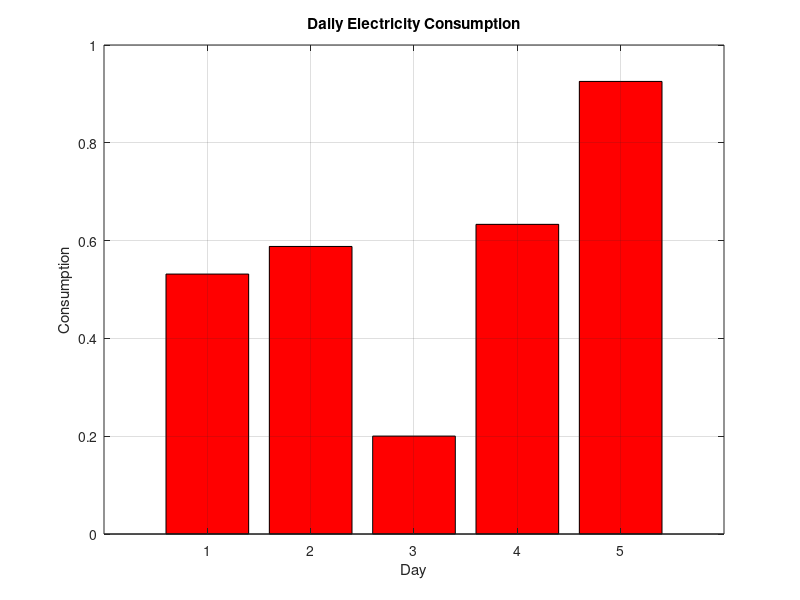
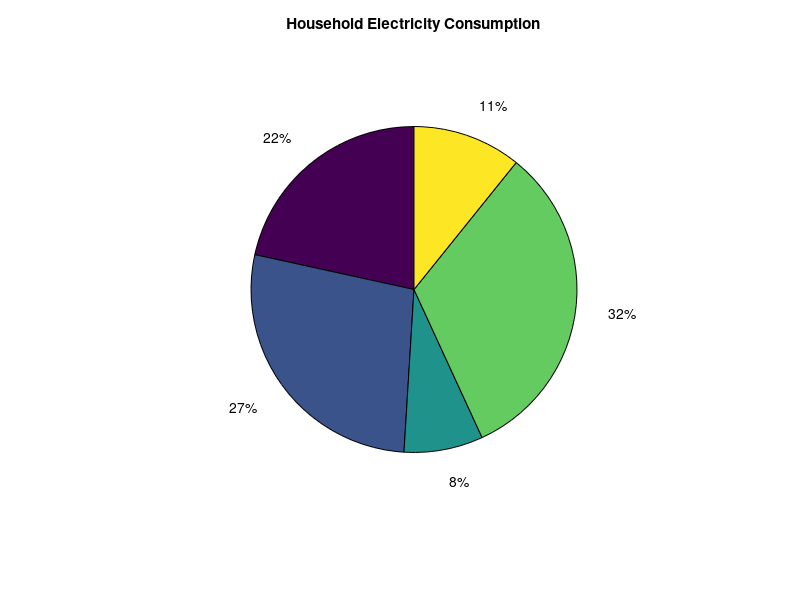
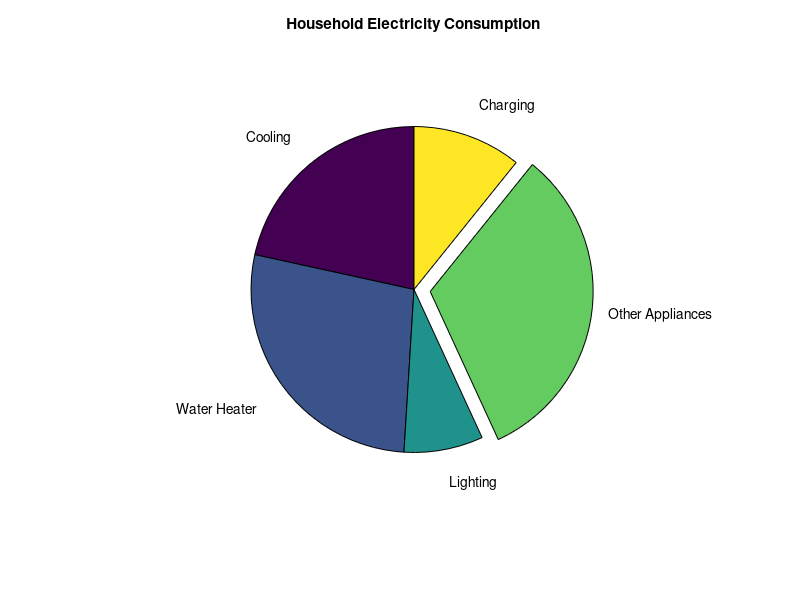

MATLAB code for these plots, in order:
clc;
clear;

dailyUsage = rand(1,5);

figure;

bar(dailyUsage,'r');

title('Daily Electricity Consumption');
xlabel('Day');
ylabel('Consumption');

grid on;

applianceShare = [22 28 8 33 11];
figure;
pie(applianceShare);
title('Household Electricity Consumption');

highlightSlice = [0 0 0 1 0];
applianceNames = {'Cooling','Water Heater','Lighting','Other Appliances','Charging'};
figure;
pie(applianceShare,highlightSlice,applianceNames);
title('Household Electricity Consumption');
